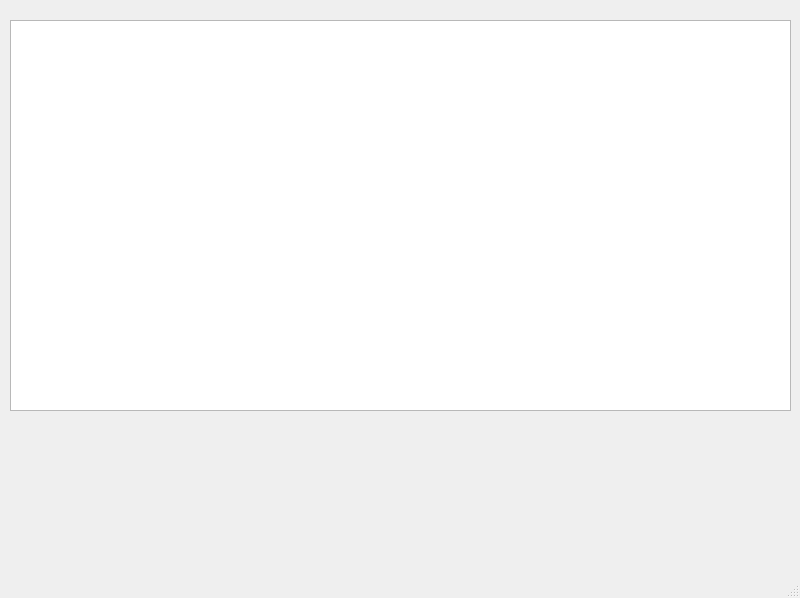
<?xml version="1.0" encoding="UTF-8"?>
<ui version="4.0">
 <class>MainWindow</class>
 <widget class="QMainWindow" name="MainWindow">
  <property name="geometry">
   <rect>
    <x>0</x>
    <y>0</y>
    <width>800</width>
    <height>598</height>
   </rect>
  </property>
  <property name="windowTitle">
   <string>MainWindow</string>
  </property>
  <widget class="QWidget" name="centralwidget">
   <widget class="QTableWidget" name="tableWidget">
    <property name="geometry">
     <rect>
      <x>10</x>
      <y>20</y>
      <width>781</width>
      <height>391</height>
     </rect>
    </property>
   </widget>
  </widget>
  <widget class="QStatusBar" name="statusbar"/>
 </widget>
 <resources/>
 <connections/>
</ui>
